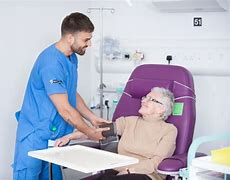
#> input picture messi5.jpg, 230 x 180 px
$ jupyter execute chat121.ipynb
#> lines starting #> are read from the running program, lines starting #| are printed output that depends on the picture
[cell 1]
import numpy as np
import cv2

[cell 2]
img = cv2.imread('messi5.jpg',0)
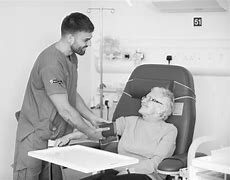
#> img: shape (180, 230); min 0, max 255, mean 184.2

[cell 3]
cv2.namedWindow('image', cv2.WINDOW_NORMAL)
cv2.imshow('image',img)
cv2.waitKey(0)
cv2.destroyAllWindows()

[cell 4]
cv2.imwrite('messigray.png',img)
#> Out = True

[cell 5]
import numpy as np
import cv2
img = cv2.imread('messi5.jpg',0)
cv2.imshow('image',img)
k = cv2.waitKey(0)
#> (key Esc is pressed here)
